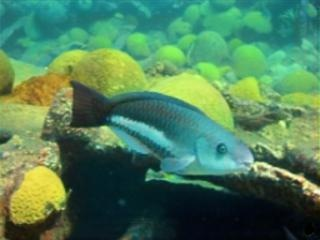
#> input picture abel/input_images/set_o34.jpg, 320 x 240 px, found by its file name
$ python colorcorrection.py
#> lines starting #> are read from the running program, lines starting #| are printed output that depends on the picture
#> further down, image is the input picture: shape (240, 320, 3); mean B, G, R 89.6, 126.2, 78.3
import cv2
import numpy as np
import matplotlib.pyplot as plt

# Function to enhance the underwater image
def enhance_underwater_image(image):
    # Convert to float32 for better manipulation
    image_float = np.float32(image)

    # 1. Adjust contrast and brightness
    contrast = 1.3  # Increase contrast
    brightness = 20  # Increase brightness slightly
    enhanced_image = cv2.convertScaleAbs(image_float, alpha=contrast, beta=brightness)

    # 2. Denoising (remove noise using Non-Local Means Denoising)
    enhanced_image = cv2.fastNlMeansDenoisingColored(enhanced_image, None, 10, 10, 7, 21)
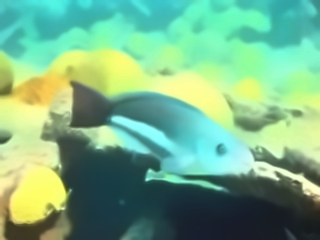
#> enhanced_image: shape (240, 320, 3); mean B, G, R 136, 176.9, 119.5

    # 3. Color Correction (using white balance adjustment)
    # Convert to LAB color space to adjust brightness and color balance
    lab_image = cv2.cvtColor(enhanced_image, cv2.COLOR_BGR2LAB)
#> lab_image: shape (240, 320, 3); mean of channels 0, 1, 2 169.8, 104.2, 142.6
    l, a, b = cv2.split(lab_image)
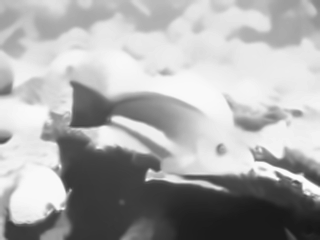
#> l: shape (240, 320); min 23, max 252, mean 169.8
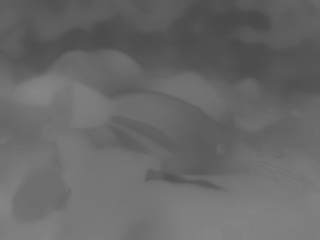
#> a: shape (240, 320); min 74, max 134, mean 104.2
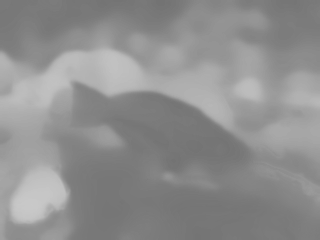
#> b: shape (240, 320); min 115, max 201, mean 142.6

    # Enhance L (luminance) channel for brightness
    l = cv2.equalizeHist(l)  # Apply histogram equalization to luminance channel
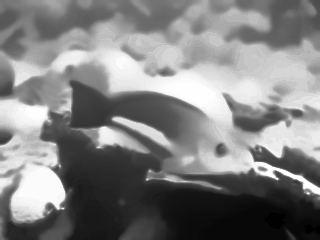
#> l: shape (240, 320); min 0, max 255, mean 128.7

    # Merge the channels back
    enhanced_image = cv2.merge((l, a, b))
#> enhanced_image: shape (240, 320, 3); mean of channels 0, 1, 2 128.7, 104.2, 142.6

    # Convert back to BGR color space
    enhanced_image = cv2.cvtColor(enhanced_image, cv2.COLOR_LAB2BGR)

    # 4. Optional: Apply sharpness enhancement (Optional)
    kernel = np.array([[0, -1, 0], [-1, 5,-1], [0, -1, 0]])  # Sharpening filter
    enhanced_image = cv2.filter2D(enhanced_image, -1, kernel)
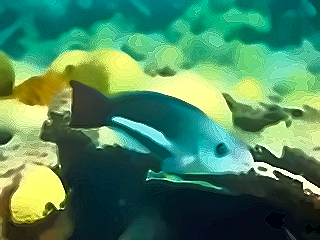
#> enhanced_image: shape (240, 320, 3); mean B, G, R 94.9, 133.7, 75.2

    # Ensure the image is within proper range
    enhanced_image = np.uint8(np.clip(enhanced_image, 0, 255))

    return enhanced_image

# Load the original underwater image
image = cv2.imread(r'C:\Users\albin John\OneDrive\Desktop\java\PROJECT\abel\input_images\set_o34.jpg')

# Enhance the image
enhanced_image = enhance_underwater_image(image)

# Display the original and enhanced image side by side
plt.subplot(1, 2, 1)
plt.imshow(cv2.cvtColor(image, cv2.COLOR_BGR2RGB))
plt.title("Original Image")
plt.axis('off')

plt.subplot(1, 2, 2)
plt.imshow(cv2.cvtColor(enhanced_image, cv2.COLOR_BGR2RGB))
plt.title("Enhanced Image")
plt.axis('off')

plt.show()
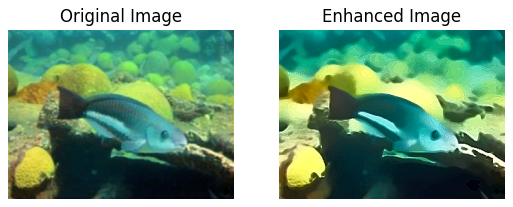
#> figure drawn by matplotlib, 2 panels

$ run again, with abel/input_images/set_o12.jpg copied over abel/input_images/set_o34.jpg
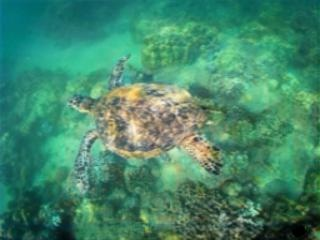
#> input picture abel/input_images/set_o12.jpg, 320 x 240 px, found by its file name
#> image is the input picture: shape (240, 320, 3); mean B, G, R 106.1, 135.2, 67.1
#> lab_image: shape (240, 320, 3); mean of channels 0, 1, 2 183.7, 95.2, 138.2
#> in enhance_underwater_image, `enhanced_image = cv2.filter2D(enhanced_image, -1, kernel)`:
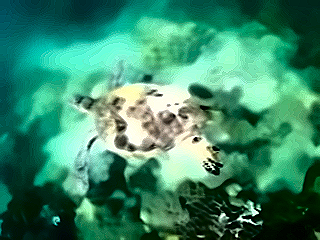
#> enhanced_image: shape (240, 320, 3); mean B, G, R 105.3, 137, 59.3
#> `plt.show()`:
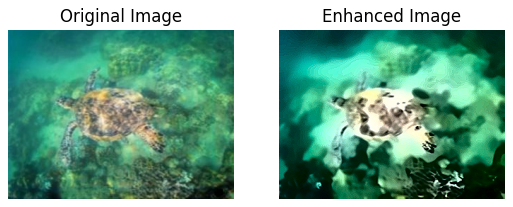
#> figure drawn by matplotlib, 2 panels

$ run again, with abel/input_images/set_f0.jpg copied over abel/input_images/set_o34.jpg
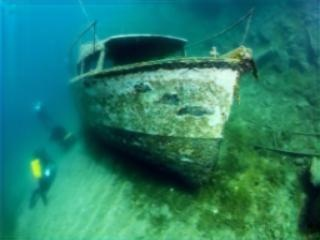
#> input picture abel/input_images/set_f0.jpg, 320 x 240 px, found by its file name
#> image is the input picture: shape (240, 320, 3); mean B, G, R 106.9, 127.4, 37
#> lab_image: shape (240, 320, 3); mean of channels 0, 1, 2 171.2, 92.9, 131.6
#> in enhance_underwater_image, `enhanced_image = cv2.filter2D(enhanced_image, -1, kernel)`:
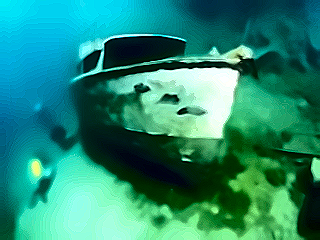
#> enhanced_image: shape (240, 320, 3); mean B, G, R 116, 138.3, 37.3
#> `plt.show()`:
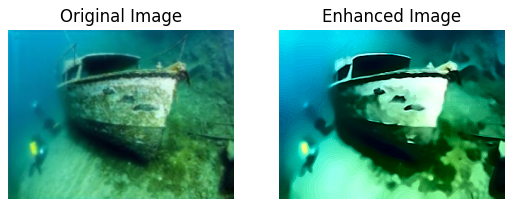
#> figure drawn by matplotlib, 2 panels

$ run again, with abel/input_images/set_f17.jpg copied over abel/input_images/set_o34.jpg
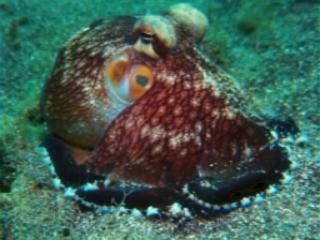
#> input picture abel/input_images/set_f17.jpg, 320 x 240 px, found by its file name
#> image is the input picture: shape (240, 320, 3); mean B, G, R 83.2, 95.3, 65
#> lab_image: shape (240, 320, 3); mean of channels 0, 1, 2 143, 113.9, 133.3
#> `plt.show()`:
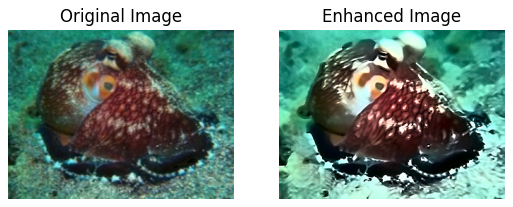
#> figure drawn by matplotlib, 2 panels
